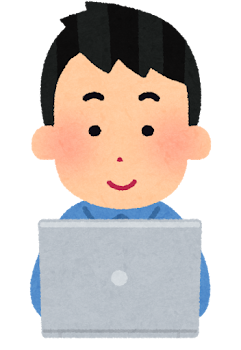
#> input picture 素材/イラスト/パソコン業務.png, 241 x 350 px, found by its file name
$ python make_faces.py
#> lines starting #> are read from the running program, lines starting #| are printed output that depends on the picture
#!/usr/bin/env python3
"""Z5 の「あなた」の焦り顔と汗（dots の make_zukai.py の face_variant と同じ作り方：パソコン業務.png の眉と口だけ描き替える）。
目の向きを3つ（上の窓・真ん中の窓・下の窓を見る）作り、ページで切り替えて「目が3つの窓を行き来する」にする。
  python3 zukai/Z5/make_faces.py  → zukai/assets/Z5_aseri_1.png・_2.png・_3.png"""
import os
from pathlib import Path
from PIL import Image, ImageDraw, ImageFilter

SRC = Path(os.path.expanduser("~/Desktop/video_edit_rules/素材/イラスト/パソコン業務.png"))
ASSETS = Path(__file__).resolve().parent.parent / "assets"
SKIN = (255, 205, 163, 255)          # dots の make_zukai.py と同じ
EYE = (40, 30, 28, 255)


def aseri(eye_dx, eye_dy, dst):
#> called with eye_dx = 6, eye_dy = -9
    im = Image.open(SRC).convert("RGBA")
#> im is the input picture: PIL image 241x350 RGBA; mean R, G, B, A 102.4, 92.9, 87.9, 148.4
    W, H = im.size
#> W = 241; H = 350
    ss = 4
    big = im.resize((W * ss, H * ss), Image.LANCZOS)
    d = ImageDraw.Draw(big)

    def S(*v):
        return [c * ss for c in v]
    d.ellipse(S(103, 175, 140, 194), fill=SKIN)                    # 元の口（にっこり）を消す
    for box in [(81, 88, 109, 103), (136, 88, 165, 103)]:
        d.ellipse(S(*box), fill=SKIN)                              # 元の眉を消す
    bc = (45, 35, 30, 255)
    for (x0, y0, x1, y1) in [(85, 100, 104, 92), (139, 92, 158, 100)]:   # 困り眉（dots の komari と同じ）
        d.line(S(x0, y0, x1, y1), fill=bc, width=5 * ss)
        for x, y in ((x0, y0), (x1, y1)):
            d.ellipse(S(x - 2.5, y - 2.5, x + 2.5, y + 2.5), fill=bc)
    # 目：元の黒い点を消して、窓の方へずらして描き直す
    # 消す所は、まわりの肌の色の平均でぼかして塗る（平らな SKIN だと、ほほの赤みの近くで明るい丸が見えた。2026-10-04）
    src = im.load()
    for (cx, cy) in [(96, 131), (148, 131)]:
        ring = [src[x, y] for x in range(cx - 16, cx + 17) for y in range(cy - 15, cy + 16)
                if 13 <= ((x - cx) ** 2 + (y - cy) ** 2) ** 0.5 <= 16 and sum(src[x, y][:3]) > 500]
        col = tuple(sum(c[k] for c in ring) // len(ring) for k in range(3)) + (255,)
        m = Image.new("L", big.size, 0)
        ImageDraw.Draw(m).ellipse(S(cx - 12, cy - 12, cx + 12, cy + 12), fill=255)
        m = m.filter(ImageFilter.GaussianBlur(2 * ss))
        big.paste(Image.new("RGBA", big.size, col), (0, 0), m)
#> this loop made 2 passes
#> col on passes 1 to 2: (255, 193, 154, 255), (255, 191, 152, 255)
#> pass 1, in aseri, `m = m.filter(ImageFilter.GaussianBlur(2 * ss))`:
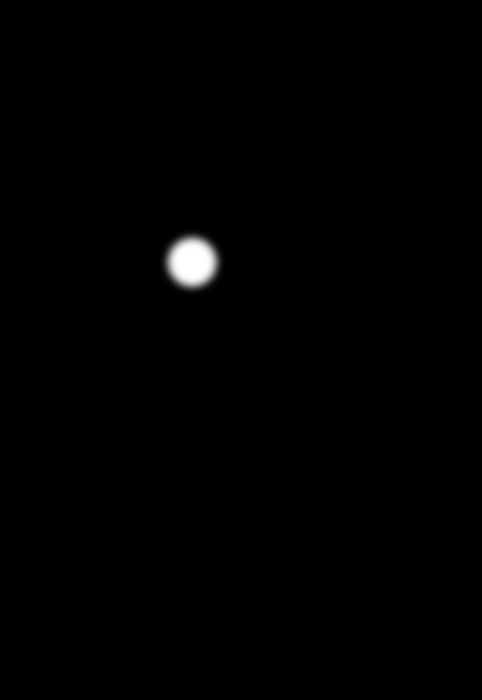
#> m: PIL image 964x1400 L (shown at 1/2 size); min 0, max 255, mean 1.4
    d = ImageDraw.Draw(big)
    for (cx, cy) in [(96, 131), (148, 131)]:
        x, y = cx + eye_dx, cy + eye_dy
        d.ellipse(S(x - 6.5, y - 6, x + 6.5, y + 6), fill=EYE)
    # 口：波の線（焦り）
    pts = []
    for i in range(0, 9):
        x = 108 + i * 3.4
        y = 185 + (-3 if i % 2 else 3)
        pts.append((x * ss, y * ss))
    d.line(pts, fill=(150, 20, 50, 255), width=3 * ss, joint="curve")
    out = big.resize((W, H), Image.LANCZOS)
    out.putalpha(im.getchannel("A"))
    # 汗（頭の外にもはみ出すので、別の層に描いて重ねる）
    sw = Image.new("RGBA", (W * ss, H * ss), (0, 0, 0, 0))
#> sw: PIL image 964x1400 RGBA; every value is 0
    s = ImageDraw.Draw(sw)

    def drop(cx, top, r):
        # しずく：上がとがった形
        s.polygon([(cx * ss, top * ss), ((cx - r) * ss, (top + r * 2.2) * ss), ((cx + r) * ss, (top + r * 2.2) * ss)], fill=(120, 200, 245, 255))
        s.ellipse(S(cx - r, top + r * 1.6, cx + r, top + r * 3.6), fill=(120, 200, 245, 255))
        s.ellipse(S(cx - r * 0.45, top + r * 2.2, cx - r * 0.05, top + r * 2.9), fill=(235, 250, 255, 255))
    drop(196, 70, 9)
    drop(214, 112, 7)
    drop(36, 82, 7)
    sw = sw.resize((W, H), Image.LANCZOS)
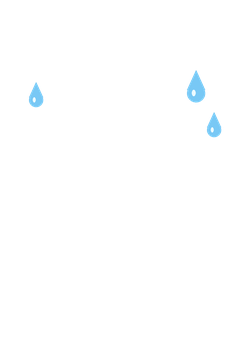
#> sw: PIL image 241x350 RGBA; mean R, G, B, A 1.8, 3, 3.6, 2.5; transparent parts drawn white
    out.alpha_composite(sw)
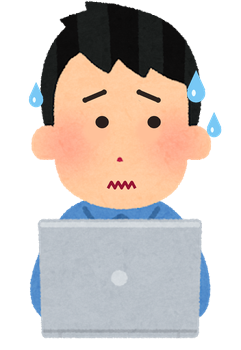
#> out: PIL image 241x350 RGBA; mean R, G, B, A 106, 97.7, 93.4, 149.9; transparent parts drawn white
    out.save(dst)
    print("wrote", dst)


if __name__ == "__main__":
    ASSETS.mkdir(exist_ok=True)
    for i, (dx, dy) in enumerate([(6, -9), (7, 0), (6, 9)], 1):   # 2026-10-04 反証：ずれが数pxで見えない → 上下 ±9 に広げた
        aseri(dx, dy, ASSETS / f"Z5_aseri_{i}.png")
